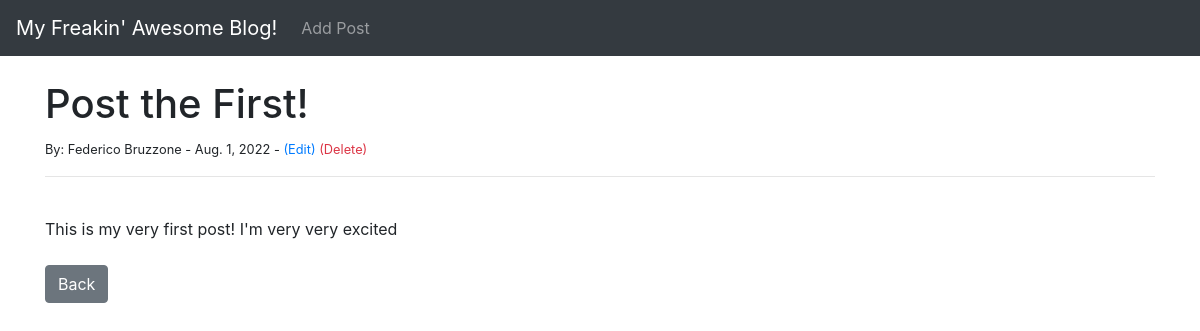
The page /article/1 on the database as committed earlier.
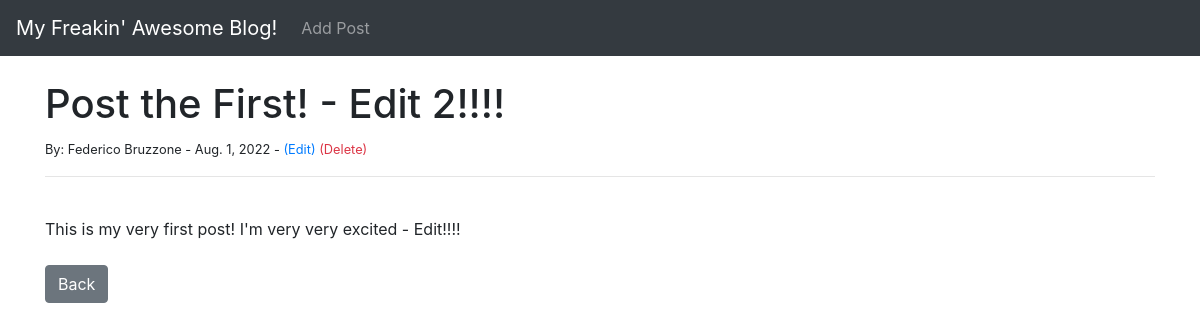
The same page on the database as committed later.
### theblog/models.py (models this page shows, shortened)
class Post(models.Model):
    title = models.CharField(max_length=255)
    title_tag = models.CharField(max_length=255)
    author = models.ForeignKey(User, on_delete=models.CASCADE)
    body = models.TextField()
    post_date = models.DateField(auto_now_add=True)

### theblog/views.py (the view)
# urls.py: path('article/<int:pk>', ArticleDetailView.as_view(), name='article_detail'),
class ArticleDetailView(DetailView):
    model = Post
    template_name = 'article_details.html'

### theblog/templates/article_details.html (shortened to what this page needs)
{% extends 'base.html' %}
{% block content %}
    <h1>{{ post.title }}</h1>
    <small>
        By: {{ post.author.first_name }} {{ post.author.last_name }}
        - {{ post.post_date }}
        - <a href="{% url 'update_post' post.pk %}">(Edit)</a>
          <a class="text-danger" href="{% url 'delete_post' post.pk %}">(Delete)</a>
    </small>
    <br/> <hr> <br/>
    {{ post.body }}
    <br/> <br/>
    <a href="{% url 'home' %}" class="btn btn-secondary"">Back</a>
{% endblock %}

Rows that differ between the two databases and show on the page:
changed Post "Federico": title "Post the First!" → "Post the First! - Edit 2!!!!"; body "This is my very first post! I'm very very excited" → "This is my very first post! I'm very very excited - Edit!!!!"
